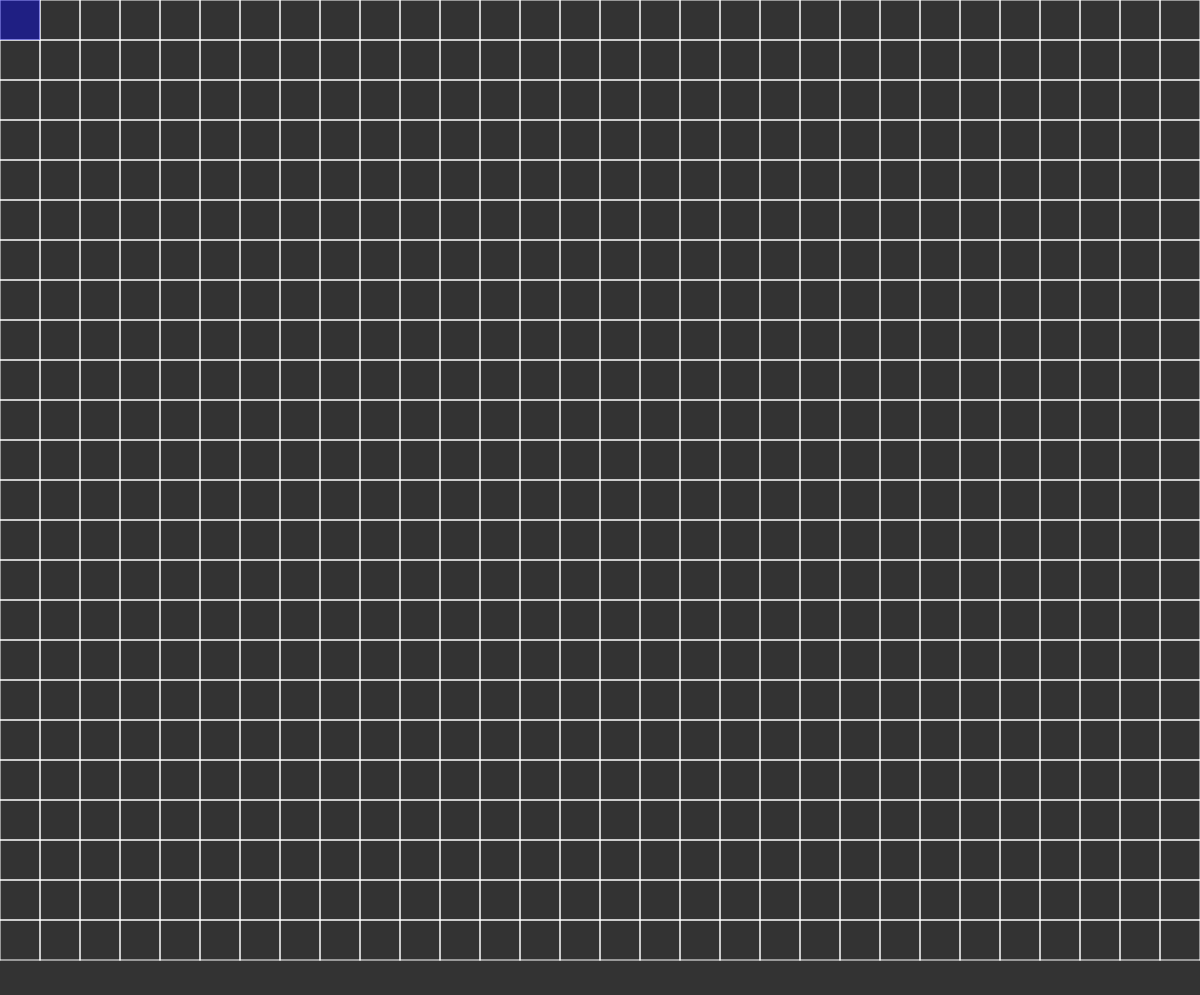
Frame 1 (no input)
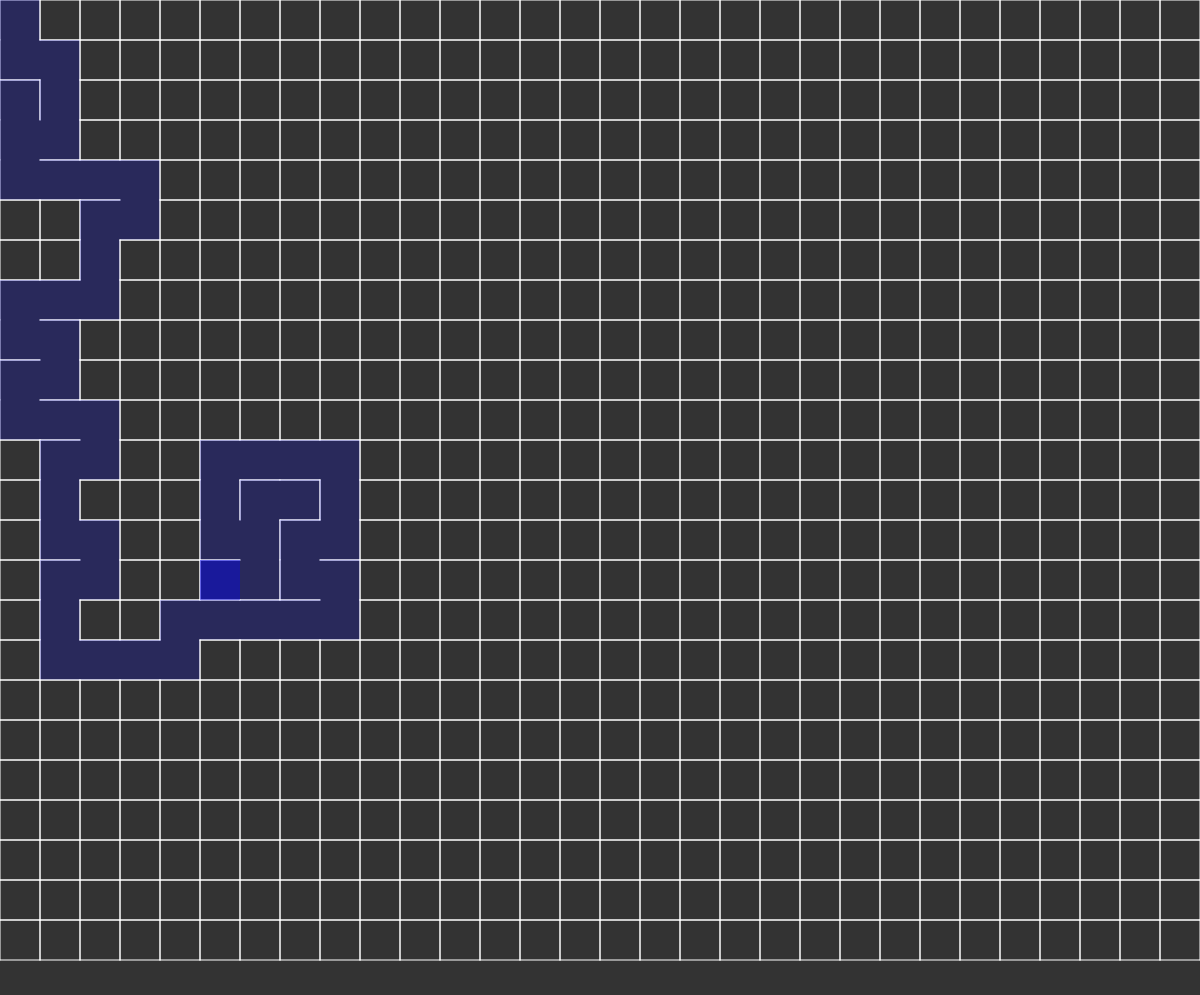
Frame 60 (no input)
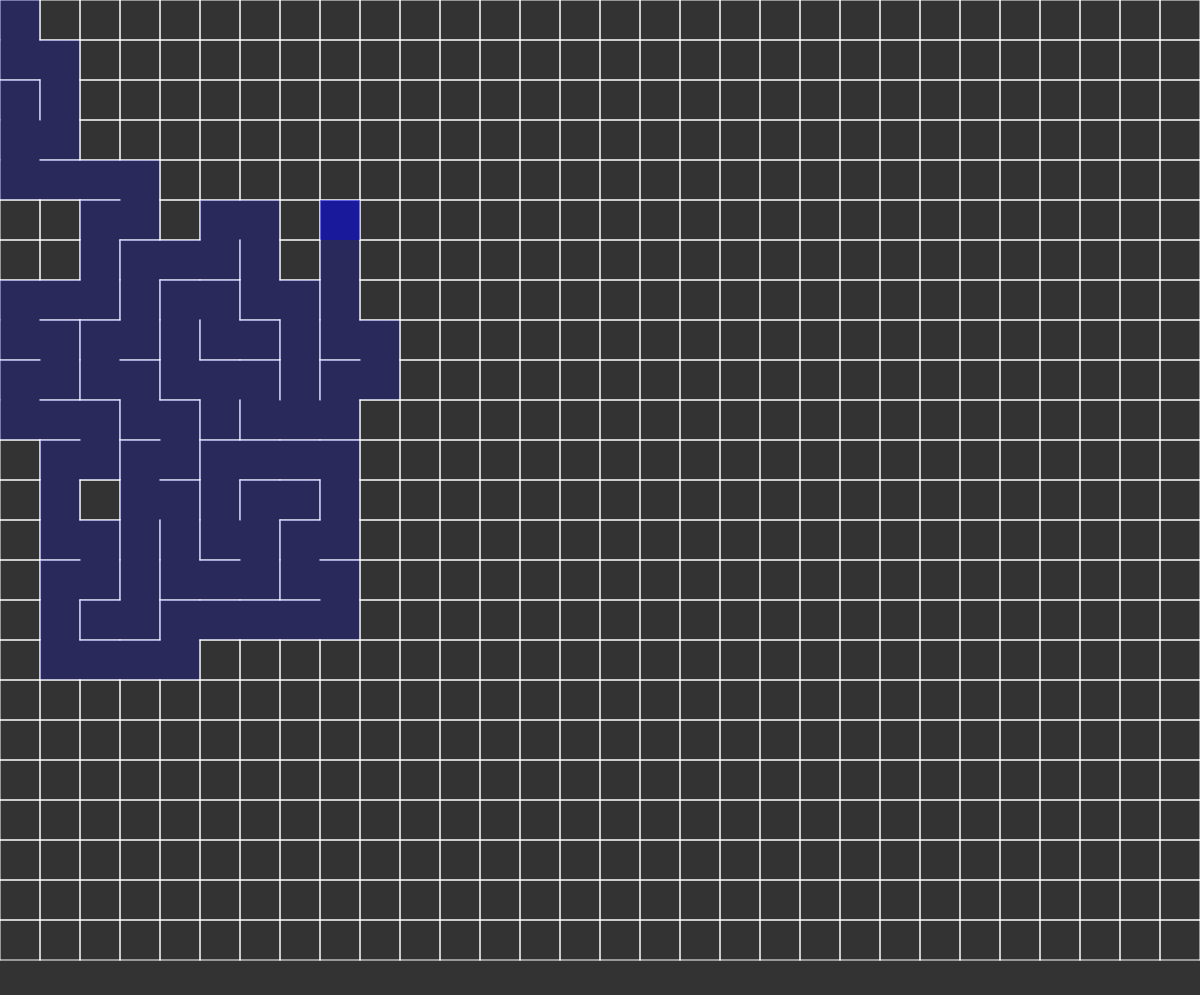
Frame 120 (the mouse pressed at the canvas centre since frame 60)

The p5.js sketch that drew these frames (run headless with seeded random() and noise() and a simulated clock; from frame 60 on, the mouse is pressed at the canvas centre):

// p5.js sketch
// ── sketch.js
var cols, rows;
var w = 40;
var grid = [];

var current;

var stack =  [];

function setup() {
  createCanvas(windowWidth, windowHeight-5);
  cols = floor(width/w);
  rows = floor(height/w);
  //frameRate(5);

  for (var j = 0; j < rows; j++) {
    for (var i = 0; i < cols; i++) {
      var cell = new Cell(i, j);
      grid.push(cell);
    }
  }

  current = grid[0];

}

function draw() {
  background(51);
  for (var i = 0; i < grid.length; i++) {
    grid[i].show();
  }

  current.visited = true;
  current.highlight();
  // STEP 1
  var next = current.checkNeighbors();
  if (next) {
    next.visited = true;

    // STEP 2
    stack.push(current);

    // STEP 3
    removeWalls(current, next);


    // STEP 4
    current = next;
  } else if (stack.length > 0){
    current = stack.pop();
  }

}

function index(i, j) {
  if ( i < 0 || j < 0 || i > cols-1 || j > rows-1) {
    return -1;
  }
  return i + j * cols;
}

function Cell(i, j) {
  this.i = i;
  this.j = j;
  this.walls = [true, true, true, true]; // top - right - bottom - left
  this.visited = false;

  this.checkNeighbors = function() {
    var neighbors = [];

    var top = grid[index(i, j-1)];
    var right = grid[index(i+1, j)];
    var bottom = grid[index(i, j+1)];
    var left = grid[index(i-1, j)];

    if (top && !top.visited) {
      neighbors.push(top);
    }
    if (right && !right.visited) {
      neighbors.push(right);
    }
    if (bottom && !bottom.visited) {
      neighbors.push(bottom);
    }
    if (left && !left.visited) {
      neighbors.push(left);
    }

    if (neighbors.length > 0) {
      var r = floor(random(0, neighbors.length));
      return neighbors[r];
    } else {
      return undefined;
    }

  }
  this.highlight = function() {
    var x = this.i*w;
    var y = this.j*w;
    noStroke();
    fill(0, 0, 255, 100)
    rect(x, y, w, w);
  }

  this.show = function() {
    var x = this.i*w;
    var y = this.j*w;
    stroke(255);
    if (this.walls[0]) {
      line(x, y, x + w, y); // top
    }
    if (this.walls[1]) {
      line(x + w, y, x + w, y + w); //right
    }
    if (this.walls[2]) {
      line(x + w, y + w, x, y + w); // bottom
    }
    if (this.walls[3]) {
      line(x, y + w, x, y); // left
    }

    if (this.visited) {
      noStroke();
      fill(0, 0, 255, 50);
      rect(x, y, w, w);
    }

  }
}














function removeWalls(a, b) {

  var x = a.i - b.i;
  if (x === 1) {
    a.walls[3] = false;
    b.walls[1] = false;
    console.log(a);
  } else if (x === -1) {
    a.walls[1] = false;
    b.walls[3] = false;
  }
  var y = a.j - b.j;
  if (y === 1) {
    a.walls[0] = false;
    b.walls[2] = false;
  } else if (y === -1) {
    a.walls[2] = false;
    b.walls[0] = false;
  }

}
